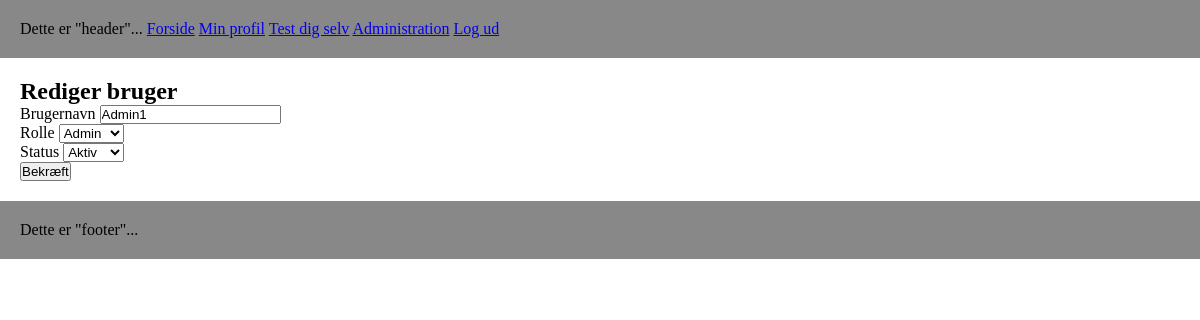
The page /manage/edit/1 (signed in) on the database its author committed.
### tables this page shows
CREATE TABLE `users` (
  `id` int(9) NOT NULL,
  `companies_id` int(9) NOT NULL,
  `username` varchar(24) NOT NULL,
  `password` varchar(32) NOT NULL DEFAULT '1234',
  `role` enum('default','admin') NOT NULL DEFAULT 'default',
  `isActive` tinyint(1) NOT NULL DEFAULT 0
);

### core/View.php (called while the page is built, shortened)
<?php
class View
{
    public function render($view)
    {
        require 'views/header.php';
        require "views/" . $view . ".php";
        require 'views/footer.php';
    }
}

### controllers/manage.php (called while the page is built, shortened)
<?php
class Manage extends Controller
{
    public function edit($id)
    {
        $this->view->user = $this->model->singleUserList($id);
        $this->view->render("manage/edit");
    }
}

### index.php (called while the page is built, shortened)
<?php
require "core\Model.php";
require "core\View.php";
require "core\Controller.php";
$app = new Bootstrap();

### core/Model.php (called while the page is built)
<?php
class Model
{
    public function __construct()
    {
        $this->database = new Database();
    }
}

### models/manageModel.php (called while the page is built, shortened)
<?php
class ManageModel extends Model
{
    public function singleUserList($id)
    {
        $dbh = $this->database->prepare("SELECT id, username, password, isActive, role FROM users WHERE id = :id");
        $dbh->execute(array(
            ':id' => $id
        ));
        $data = $dbh->fetch();
        return $data;
    }
}

### core/Controller.php (called while the page is built, shortened)
<?php
class Controller
{
    public function loadModel($file)
    {
        $path = "models/" . $file . "Model.php";
        if(file_exists($path)) {
            require "models/" . $file . "Model.php";
            $this->model = new $modelName();
        }
    }
}

### views/manage/edit.php (the view, shortened to what this page needs)
<h2>Rediger bruger</h2>
<form action="<?php echo URL;?>manage/confirmEdit/<?php echo $this->user['id'];?>" method="POST">
    <label for="username">Brugernavn</label>
    <input type="text" name="username" id="username" value="<?php echo $this->user['username'];?>"><br>
    <label for="role">Rolle</label>
    <select name="role" id="role">
        <option value="admin" <?php if ($this->user['role'] == 'admin') echo 'selected';?>>Admin</option>
    </select><br>
    <label for="status">Status</label>
    <select name="status" id="status">
        <option value="1" <?php if ($this->user['isActive'] == 1) echo 'selected';?>>Aktiv</option>
    </select><br>
    <input type="submit" value="Bekræft">
</form>

### public/css/styles.css (style rules this page uses)
* { margin: 0; padding: 0; }

### rows shown on the page
users: username "Admin1", role "Admin", status "Aktiv"
